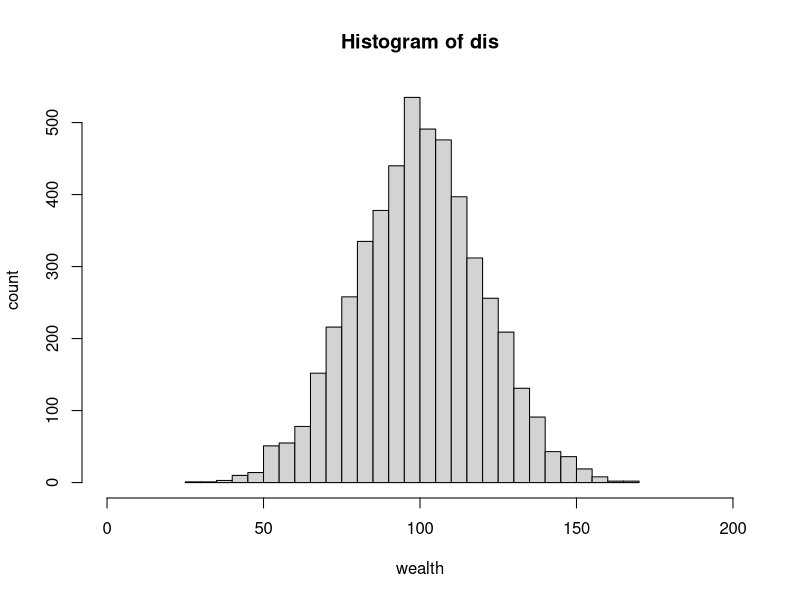

R code for this plot: (Note: this script raises an error after producing the figure.)
?rnorm
## Create distribution
N <- 5000 # 5000 actors in the populatiom
MU <- 100 # mean wealth = 100
dis <- rnorm(N, mean = MU, sd = MU/5) # distribution 

## Gini coefficient
y <- sort(dis) # sort dis vector for the Gini coefficient 
n <- length(y) # n = number of observations in vector y
for(i in 1:length(y)) {    
  numer <- 2 * sum((1:i) * y)
}
denom <- n * sum(y)
gini <- (numer / denom) - ((n + 1) / n)

## Histogram
hist(dis, xlab = "wealth", ylab = "count", breaks = 30, xlim = c(0, 200))

## Transactions, random split (used ChatGPT for help)
random_split <- function(A, B) {
  # Gesamtbetrag im Topf
  pot <- A + B
  
  # Zufällige Aufteilung des Topfes
  share <- runif(1, 0, pot) # 1 Zufallszahl erzeugen, 0 = Minumum, pot = Maximum
  
  # Rückgabe der beiden Anteile
  return(c(share, pot - share))
}
random_split(100, 100)

## Interactions
sample(length(y), 2) # random sample from the distribution (index number)

## Simulation
sapply(y, random_split)



